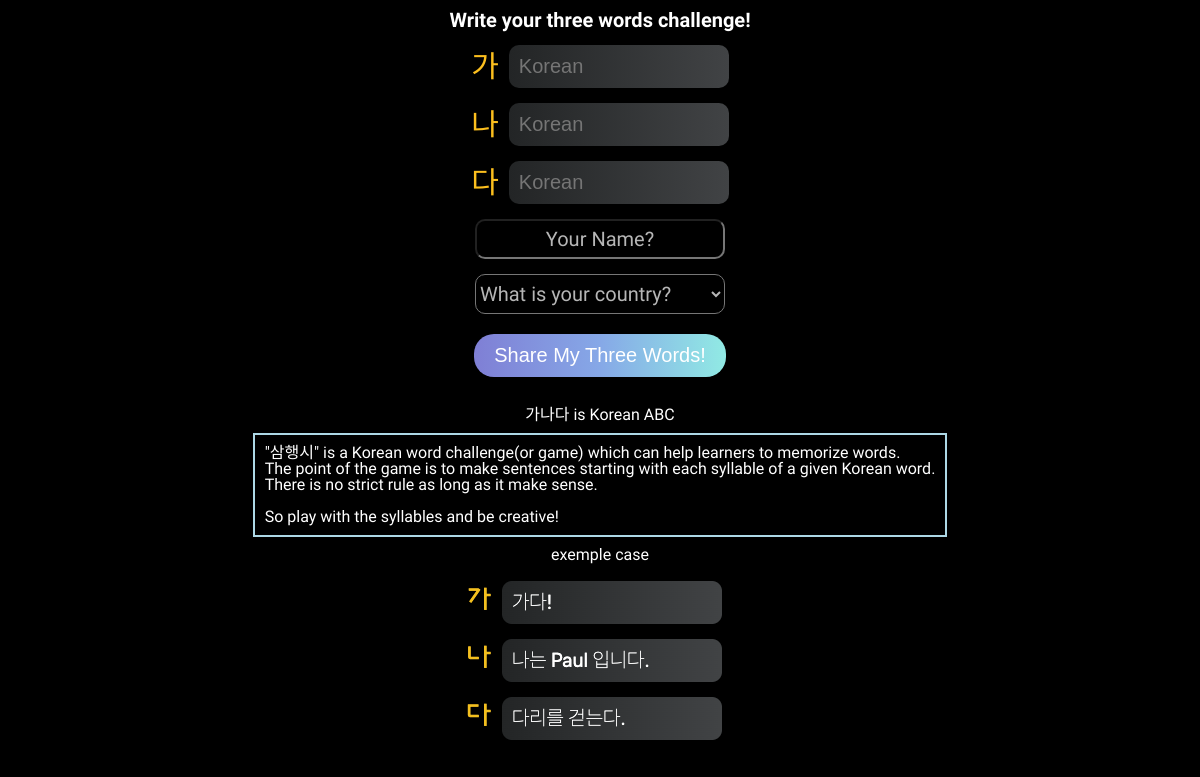
Before: /gocreate with the older database file.
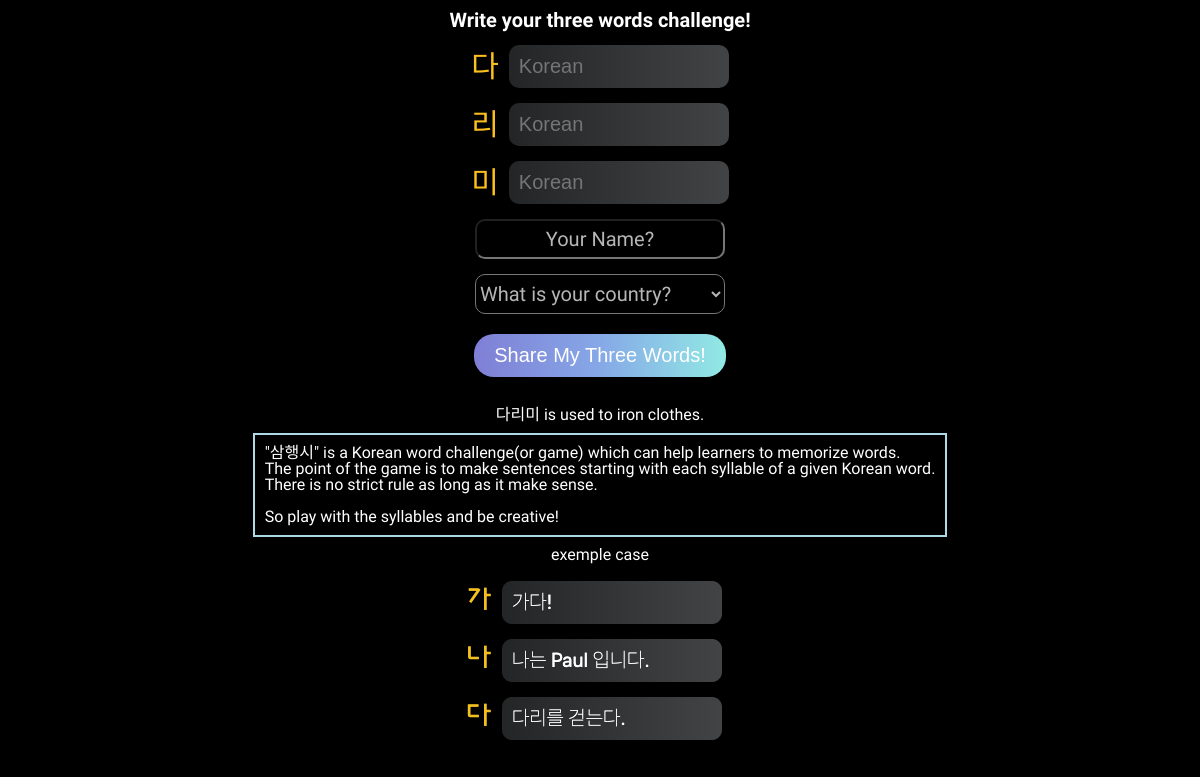
After: the same page with the newer database file.
### main/models.py (models this page shows, shortened)
class Keyword(models.Model):
    objects = models.Manager()
    name = models.CharField(max_length=50)
    translation = models.CharField(max_length=50)
    pronunciation = models.CharField(max_length=50)
    explanation = models.CharField(max_length=100)
    sum_of_like = models.IntegerField(default=0)
    is_show = models.BooleanField(verbose_name="다른 제시어 표시 변수, 건드리지 말자", null=False, default=False)
    today = models.BooleanField(verbose_name="오늘만 보이게 하려면 체크", null=False, default=False)
    release_date = models.DateTimeField()
    first_nation = models.ForeignKey(Nation, on_delete=models.CASCADE, related_name="첫번째")
    second_nation = models.ForeignKey(Nation, on_delete=models.CASCADE, related_name="두번째")
    third_nation = models.ForeignKey(Nation, on_delete=models.CASCADE, related_name="세번째")

### main/views.py (the view)
# urls.py: path('gocreate', views.go_create, name="go_create"),
def go_create(request):
    today_keyword = Keyword.objects.get(is_show=True)
    first = today_keyword.name[0]
    second = today_keyword.name[1]
    third = today_keyword.name[2]
    exp = today_keyword.explanation
    nation = Nation.objects.all()
    test = []
    for elem in nation:
        test.append(elem.name)
    test.sort()
    context = {
        'keyword' : today_keyword.name,
        'first' : first,
        'second' : second,
        'third' : third,
        'exp' : exp,
        'nation' : nation,
        'test': test
    }
    return render(request, 'write.html', context)

### main/templates/write.html (shortened to what this page needs)
{% load static %}
<!DOCTYPE html>
<html lang="en">
  <head>
    <link rel="stylesheet" href="{% static 'style.css' %}" />
    <link
      rel="stylesheet"
      href="https://use.fontawesome.com/releases/v5.7.2/css/all.css"
    />
  </head>
  <body>
    <div class="pre__title">Write your three words challenge!</div>
    <form action="{% url 'create' %}" method="POST">
      <p class="write__text__column">
        <span class="write__prompt">{{first}}</span>
        <input class="korean" name="first" id="first" placeholder="Korean" />
      </p>
      <p class="write__text__column">
        <span class="write__prompt">{{second}}</span>
        <input class="korean" name="second" id="second" placeholder="Korean" />
      </p>
      <p class="write__text__column">
        <span class="write__prompt">{{third}}</span>
        <input class="korean" name="third" id="third" placeholder="Korean" />
      </p>
      <p class="write__name__column">
        <input class="name" name="nickname" id="nickname" placeholder="Your Name?" />
      </p>
      <select name="nation" id="nation">
        <option value="">What is your country?</option>
      </select>
      <p>
        <input type="submit" value="Share My Three Words!" class="submit" />
      </p>
    </form>
    <div class="prompt__info">{{exp}}</div>
    <div class="prompt__info__box">
        "삼행시" is a Korean word challenge(or game) which can help learners to memorize words.<br>
        The point of the game is to make sentences starting with each syllable of a given Korean word.<br>
        There is no strict rule as long as it make sense.<br><br>
        So play with the syllables and be creative!
    </div>
    <div class="prompt__info">exemple case</div>
    <img src="{% static 'exemple.png' %}" class="exemple_image"/>
  </body>
</html>

Changed rows visible on the page:
no longer on this page (row edited): Keyword: explanation "가나다 is Korean ABC"
now on this page (row edited): Keyword: explanation "다리미 is used to iron clothes."
Other visible differences:
{{ first }}: "가" → "다"
{{ second }}: "나" → "리"
{{ third }}: "다" → "미"
